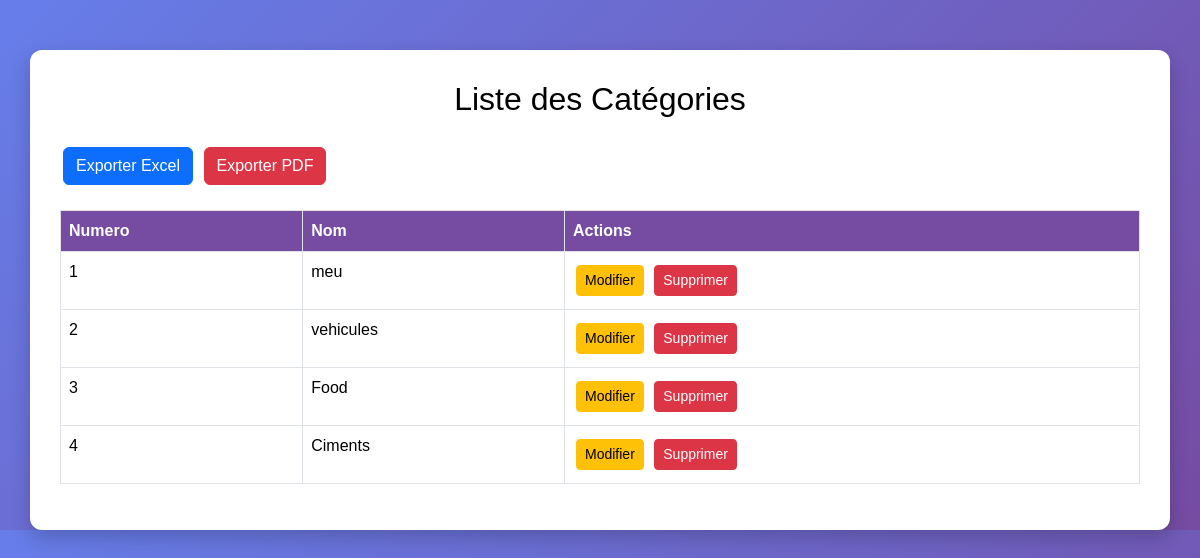
The page /gproduit/categorie/ on the database its author committed.
### gproduit/models.py (models this page shows, shortened)
class categories(models.Model):
    nom=models.CharField(max_length = 50)

### gproduit/views.py (the view)
# urls.py: path('categorie/', getcategorie, name="categorie"),
def getcategorie(request):
    Ctegori =categories.objects.all()
    return render(request,'categorieser.html',{'Categorie':Ctegori})

### gproduit/templates/categorieser.html (shortened to what this page needs)
<!DOCTYPE html>
<html lang="fr">
{% load static %}
<head>
    <link rel="stylesheet" href="https://cdn.jsdelivr.net/npm/bootstrap@5.3.0/dist/css/bootstrap.min.css">
    <link rel="stylesheet" href="{% static 'css/bootstrap.css' %}">
    <link rel="stylesheet" href="{% static 'css/all.min.css' %}">
    <link rel="stylesheet" href="{% static 'css/fontawesome.min.css' %}">
</head>
<body>
<div class="container">
    <h2 class="text-center mb-4">Liste des Catégories</h2>
    <div class="top-bar">
        <div>
            <a href='#' class='btn btn-primary'>Exporter Excel</a>
            <a href='#' class='btn btn-danger'>Exporter PDF</a>
        </div>
    </div>
    <table class="table table-bordered table-hover">
        <thead>
            <tr>
                <th>Numero</th>
                <th>Nom</th>
                <th>Actions</th>
            </tr>
        </thead>
        <tbody>
            {% for c in Categorie %}
            <tr>
                <td> {{c.id}}</td>
                <td> {{c.nom}}</td>
                <td>
                    <a href="#" class="btn btn-sm btn-warning">Modifier</a>
                    <a href="#" class="btn btn-sm btn-danger">Supprimer</a>
                </td>
            </tr>
            {% endfor %}
        </tbody>
    </table>
</div>
</body>
</html>

### gproduit/templates/categorieser.html (style rules this page uses)
body { background: linear-gradient(135deg, #667eea 0%, #764ba2 100%); font-family: Arial, sans-serif; color: white; }
.container { background-color: white; margin-top: 50px; padding: 30px; border-radius: 12px; box-shadow: 0 8px 20px rgba(0, 0, 0, 0.2); color: black; }
.table th { background-color: #764ba2; color: white; }
.btn { margin: 5px 3px; }
.top-bar { display: flex; justify-content: space-between; flex-wrap: wrap; margin-bottom: 20px; }

### rows shown on the page
categories: id "1", nom "meu"
categories: id "2", nom "vehicules"
categories: id "3", nom "Food"
categories: id "4", nom "Ciments"
